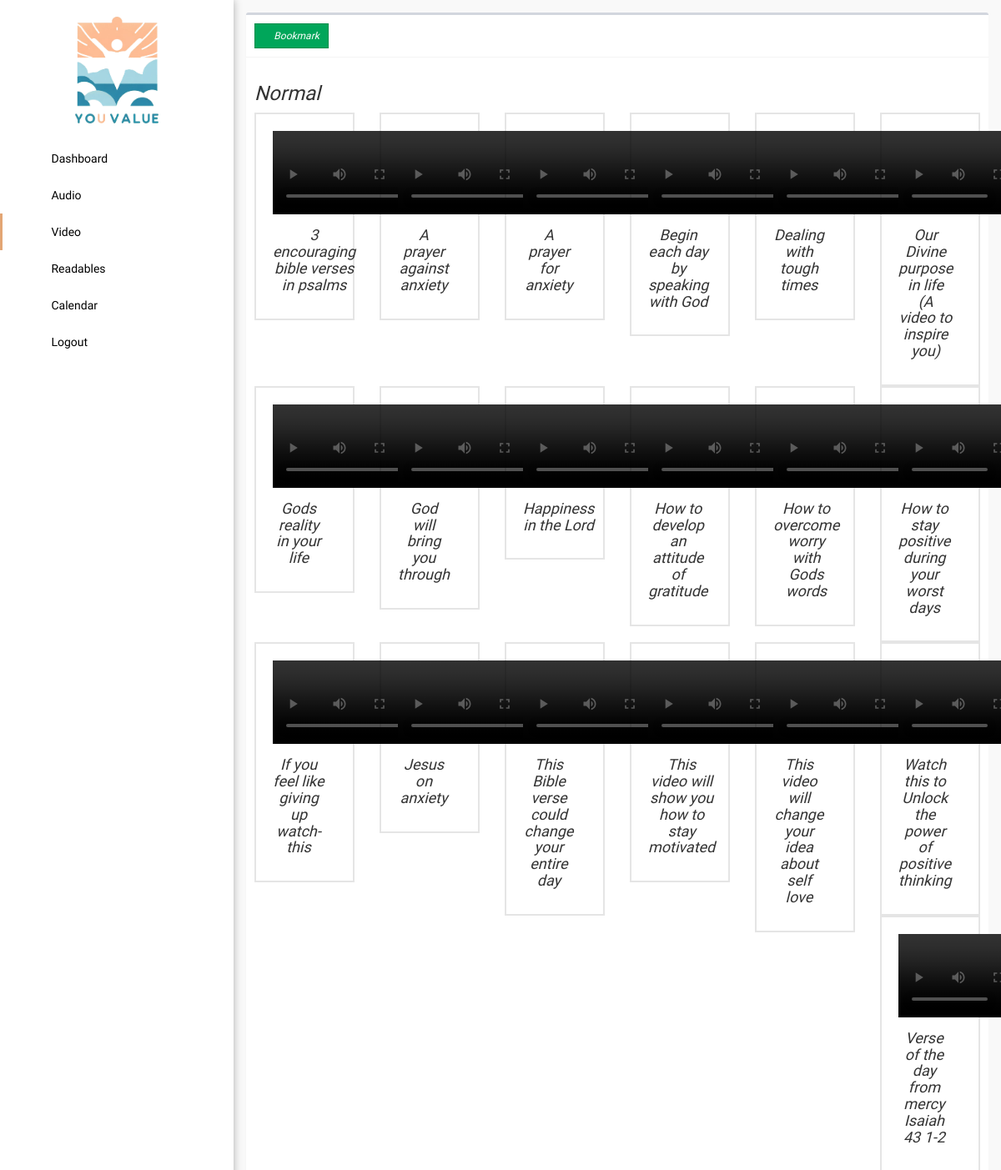
The app's page /admin/video.php (upper part) with its own data.
### tables this page shows
CREATE TABLE `video` (
  `id` int(11) NOT NULL,
  `title` text NOT NULL,
  `file` text NOT NULL,
  `category` text NOT NULL,
  `date_created` datetime NOT NULL DEFAULT current_timestamp()
);

### config/config.php (called while the page is built, shortened)
<?php
class Connection{
	private $servername = "localhost";
	private $username = "root";
	private $password = "";
	private $dbname = "youvalue";
	public function conn(){
		try {
		$this->dsn = "mysql:host=".$this->servername.";dbname=".$this->dbname;
		$this->pdo = new PDO($this->dsn, $this->username, $this->password);
		$this->pdo->setAttribute(PDO::ATTR_ERRMODE, PDO::ERRMODE_EXCEPTION);
		$this->pdo->setAttribute(PDO::ATTR_DEFAULT_FETCH_MODE, PDO::FETCH_ASSOC);
		return $this->pdo;
		} catch (Exception $e) {
			echo 'error'. $e->getmessage();
		}
	}
}
?>

### admin/video.php (the view, shortened to what this page needs)
<?php
  include '../config/config.php';
  class data extends Connection{
    public function managedata(){
?>
<!DOCTYPE html>
<html>
<head><?php include 'head.php'; ?></head>
<body class="hold-transition skin-blue sidebar-mini">
  <div class="wrapper">
    <?php include 'sidebar.php'; ?>
    <div class="content-wrapper" style="height: 100vh;background-color: #f9f9f9;overflow-y: auto;">
      <section class="content">
        <div class="row">
          <div class="col-xs-12">
            <div class="box">
                <?php if($_SESSION['type'] == 0): ?>
                    <div class="box-header with-border">
                        <a href="bookmark_video.php" class="btn btn-success btn-sm btn-flat custom-btn"><i class="fas fa-bookmark"></i> Bookmark</a>
                    </div>
                <?php endif; ?>
                <?php if($_SESSION['type'] == 0): ?>
                    <div class="box-body">
                        <div class="row">
                            <div class="col-lg-12">
                                <h3>Normal</h3>
                            </div>
                            <?php
                            $sql = "SELECT * FROM video WHERE category = 'Normal'";
                            $stmt = $this->conn()->query($sql);
                            while ($row = $stmt->fetch()) {
                                $file = $row['file'];
                                $file_ext = pathinfo($file, PATHINFO_EXTENSION);
                                $file_path = "../audiovideo/" . $file;
                            ?>
                                <div class="col-lg-2" style="text-align: center;">
                                    <div class="card" style="border: 2px solid rgba(0, 0, 0, 0.1);padding: 20px;">
                                        <div>
                                            <?php if (in_array($file_ext, ['mp4', 'webm', 'ogg'])) { ?>
                                                <video width="200" controls>
                                                    <source src="<?php echo $file_path; ?>" type="video/<?php echo $file_ext; ?>">
                                                </video>
                                            <?php } else { ?>
                                                <?php echo $file; ?>
                                            <?php } ?>
                                        </div>
                                        <div style="display: flex;place-items: center;justify-content: space-between;">
                                            <h4 style="text-align: center;"><?php echo $row['title']; ?></h4>
                                            <h4>
                                                <?php
                                                $sql2 = "SELECT * FROM bookmark_video WHERE users_id = ? AND video_id = ?";
                                                $stmt2 = $this->conn()->prepare($sql2);
                                                $stmt2->execute([$_SESSION['id'],$row['id']]);
                                                if ($stmt2->rowCount() > 0) { ?>
                                                    <i class="fas fa-bookmark bookmark" data-id="<?php echo $row['id'] ?>"></i>
                                                <?php } else { ?>
                                                    <i class="far fa-bookmark bookmark" data-id="<?php echo $row['id'] ?>"></i>
                                                <?php } ?>
                                            </h4>
                                        </div>
                                    </div>
                                </div>
                            <?php } ?>
                        </div>
                    </div>
                <?php endif; ?>
            </div>
          </div>
        </div>
      </section>
    </div>
  </div>
</body>
</html>
<?php } } $data = new data(); $data->managedata(); ?>

### records on screen
video: title "3 encouraging bible verses in psalms"
video: title "A prayer against anxiety"
video: title "A prayer for anxiety"
video: title "Begin each day by speaking with God"
video: title "Dealing with tough times"
video: title "Our Divine purpose in life (A video to inspire you)"
video: title "Gods reality in your life"
video: title "God will bring you through"
video: title "Happiness in the Lord"
video: title "How to develop an attitude of gratitude"
video: title "How to overcome worry with Gods words"
video: title "How to stay positive during your worst days"
video: title "If you feel like giving up watch-this"
video: title "Jesus on anxiety"
video: title "This Bible verse could change your entire day"
video: title "This video will show you how to stay motivated"
video: title "This video will change your idea about self love"
video: title "Watch this to Unlock the power of positive thinking"
video: title "Verse of the day from mercy Isaiah 43 1-2"
